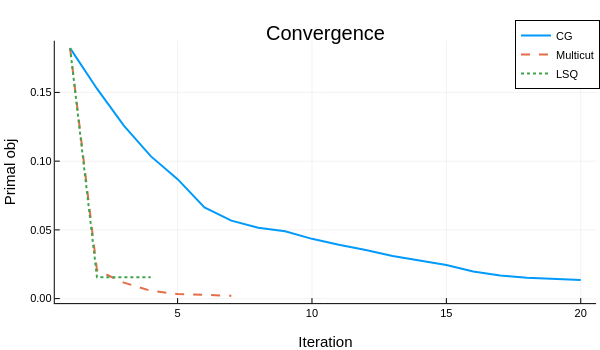

The cell this chart's notebook holds for it:
### Code cell
# Convergence plot
p1 = plot(hist_cg[:primal_obj], label="CG", lw=2, xlabel="Iteration", ylabel="Primal obj", title="Convergence")
plot!(p1, hist_mc[:primal_obj], label="Multicut", lw=2, ls=:dash)
plot!(p1, hist_lsq[:primal_obj], label="LSQ", lw=2, ls=:dot)
plot(p1, size=(600, 350))

### Figure 1 — Plotly figure (JSON) as saved in the notebook; plotly's stock layout.template omitted (floating-point values rounded to 4 significant figures)
{"data": [{"colorbar": {"len": 0.8466, "title": "", "x": 0.9934, "y": 0.5099}, "legendgroup": "CG", "line": {"color": "rgba(0, 154, 250, 1.000)", "dash": "solid", "shape": "linear", "width": 2}, "mode": "lines", "name": "CG", "showlegend": true, "type": "scatter", "x": [1, 2, 3, 4, 5, 6, 7, 8, 9, 10, 11, 12, 13, 14, 15, 16, 17, 18, 19, 20], "xaxis": "x", "y": [0.1822, 0.1527, 0.1259, 0.1036, 0.0869, 0.06637, 0.05674, 0.05156, 0.04898, 0.04347, 0.03917, 0.03542, 0.031, 0.02783, 0.02445, 0.01966, 0.01678, 0.01524, 0.01433, 0.01362], "yaxis": "y"}, {"colorbar": {"len": 0.8466, "title": "", "x": 0.9934, "y": 0.5099}, "legendgroup": "Multicut", "line": {"color": "rgba(227, 111, 71, 1.000)", "dash": "dash", "shape": "linear", "width": 2}, "mode": "lines", "name": "Multicut", "showlegend": true, "type": "scatter", "x": [1, 2, 3, 4, 5, 6, 7], "xaxis": "x", "y": [0.1822, 0.0207, 0.01159, 0.005681, 0.003267, 0.002534, 0.002102], "yaxis": "y"}, {"colorbar": {"len": 0.8466, "title": "", "x": 0.9934, "y": 0.5099}, "legendgroup": "LSQ", "line": {"color": "rgba(62, 164, 78, 1.000)", "dash": "dot", "shape": "linear", "width": 2}, "mode": "lines", "name": "LSQ", "showlegend": true, "type": "scatter", "x": [1, 2, 3, 4], "xaxis": "x", "y": [0.1822, 0.0156, 0.0156, 0.0156], "yaxis": "y"}], "layout": {"annotations": [{"font": {"color": "rgba(0, 0, 0, 1.000)", "family": "sans-serif", "size": 20}, "rotation": 0, "showarrow": false, "text": "Convergence", "x": 0.5424, "xanchor": "center", "xref": "paper", "y": 1, "yanchor": "top", "yref": "paper"}], "height": 350, "legend": {"bgcolor": "rgba(255, 255, 255, 1.000)", "bordercolor": "rgba(0, 0, 0, 1.000)", "borderwidth": 1, "font": {"color": "rgba(0, 0, 0, 1.000)", "family": "sans-serif", "size": 11}, "title": {"font": {"color": "rgba(0, 0, 0, 1.000)", "family": "sans-serif", "size": 15}, "text": ""}, "tracegroupgap": 0, "traceorder": "normal", "x": 1, "xanchor": "auto", "y": 1, "yanchor": "auto"}, "margin": {"b": 20, "l": 0, "r": 0, "t": 20}, "paper_bgcolor": "rgba(255, 255, 255, 1.000)", "plot_bgcolor": "rgba(255, 255, 255, 1.000)", "showlegend": true, "width": 600, "xaxis": {"anchor": "y", "domain": [0.09128, 0.9934], "gridcolor": "rgba(0, 0, 0, 0.100)", "gridwidth": 0.5, "linecolor": "rgba(0, 0, 0, 1.000)", "mirror": false, "range": [0.43, 20.57], "showgrid": true, "showline": true, "showticklabels": true, "tickangle": 0, "tickcolor": "rgb(0, 0, 0)", "tickfont": {"color": "rgba(0, 0, 0, 1.000)", "family": "sans-serif", "size": 11}, "tickmode": "array", "ticks": "inside", "ticktext": ["5", "10", "15", "20"], "tickvals": [5, 10, 15, 20], "title": "Iteration", "titlefont": {"color": "rgba(0, 0, 0, 1.000)", "family": "sans-serif", "size": 15}, "type": "-", "visible": true, "zeroline": false, "zerolinecolor": "rgba(0, 0, 0, 1.000)"}, "yaxis": {"anchor": "x", "domain": [0.08665, 0.9332], "gridcolor": "rgba(0, 0, 0, 0.100)", "gridwidth": 0.5, "linecolor": "rgba(0, 0, 0, 1.000)", "mirror": false, "range": [-0.003301, 0.1876], "showgrid": true, "showline": true, "showticklabels": true, "tickangle": 0, "tickcolor": "rgb(0, 0, 0)", "tickfont": {"color": "rgba(0, 0, 0, 1.000)", "family": "sans-serif", "size": 11}, "tickmode": "array", "ticks": "inside", "ticktext": ["0.00", "0.05", "0.10", "0.15"], "tickvals": [0, 0.05, 0.1, 0.15], "title": "Primal obj", "titlefont": {"color": "rgba(0, 0, 0, 1.000)", "family": "sans-serif", "size": 15}, "type": "-", "visible": true, "zeroline": false, "zerolinecolor": "rgba(0, 0, 0, 1.000)"}}}
